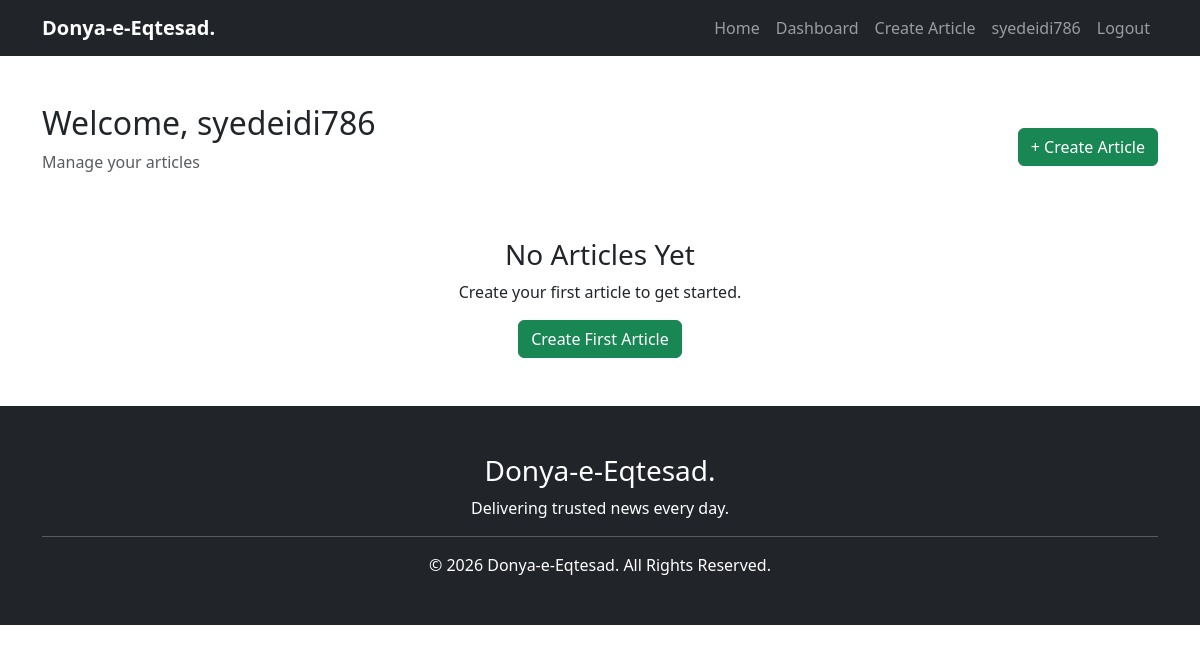
Page /dashboard/ (signed in) on the earlier database version.
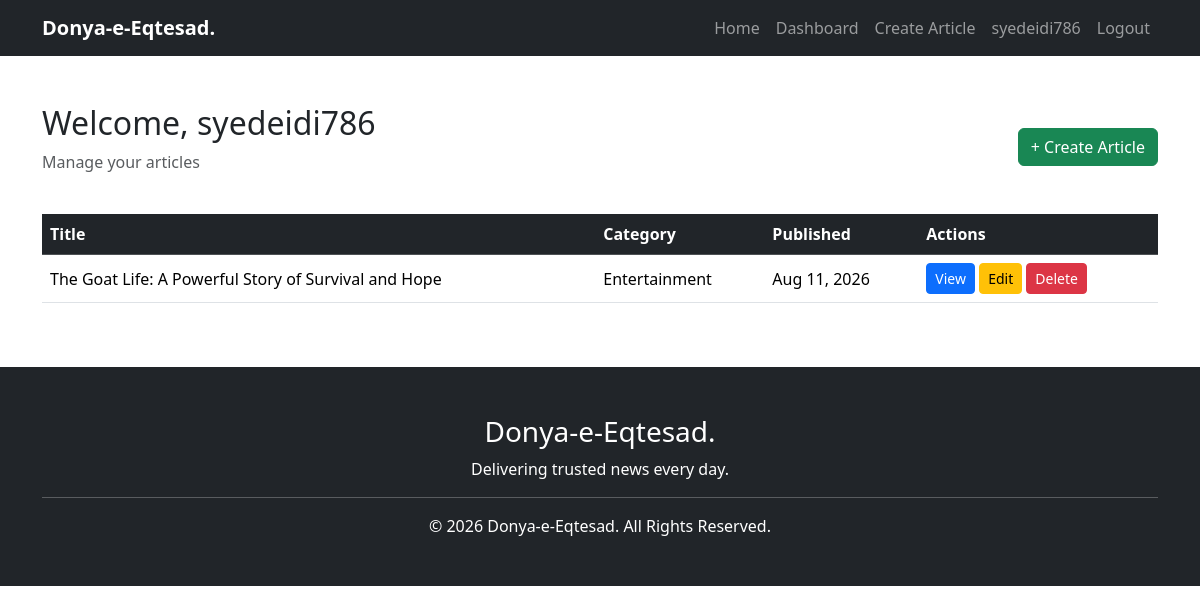
Same page on the later database version.
### articles/models.py (models this page shows, shortened)
class Article(models.Model):
    CATEGORY_CHOICES = [
        ("Politics", "Politics"),
        ("Sports", "Sports"),
        ("Technology", "Technology"),
        ("Business", "Business"),
        ("Entertainment", "Entertainment"),
        ("World", "World"),
        ("Health", "Health"),
    ]
    title = models.CharField(max_length=200)
    body = models.TextField()
    image = models.ImageField(
        upload_to="articles/",
        blank=True,
        null=True,
    )
    likes = models.ManyToManyField(
        settings.AUTH_USER_MODEL,
        related_name="liked_articles",
        blank=True,
    )
    category = models.CharField(
        max_length=20,
        choices=CATEGORY_CHOICES,
        default="World",
    )
    author = models.ForeignKey(
        settings.AUTH_USER_MODEL,
        on_delete=models.CASCADE,
    )
    created_at = models.DateTimeField(auto_now_add=True)
    updated_at = models.DateTimeField(auto_now=True)

### articles/views.py (the view)
@login_required
def dashboard(request):
    articles = Article.objects.filter(
        author=request.user
    ).order_by("-created_at")
    return render(
        request,
        "articles/dashboard.html",
        {
            "articles": articles,
        },
    )

### templates/articles/dashboard.html (shortened to what this page needs)
{% extends "base.html" %}
{% block content %}
<div class="container mt-5">
    <div class="d-flex justify-content-between align-items-center mb-4">
        <div>
            <h2>Welcome, {{ user.username }}</h2>
            <p class="text-muted">
                Manage your articles
            </p>
        </div>
        <a href="{% url 'article_create' %}" class="btn btn-success">
            + Create Article
        </a>
    </div>
    {% if articles %}
    <div class="table-responsive">
        <table class="table table-hover align-middle">
            <thead class="table-dark">
                <tr>
                    <th>Title</th>
                    <th>Category</th>
                    <th>Published</th>
                    <th>Actions</th>
                </tr>
            </thead>
            <tbody>
            {% for article in articles %}
                <tr>
                    <td>{{ article.title }}</td>
                    <td>{{ article.category }}</td>
                    <td>{{ article.created_at|date:"M d, Y" }}</td>
                    <td>
                        <a href="{% url 'article_detail' article.id %}"
                           class="btn btn-primary btn-sm">
                            View
                        </a>
                        <a href="{% url 'article_update' article.id %}"
                           class="btn btn-warning btn-sm">
                            Edit
                        </a>
                        <a href="{% url 'article_delete' article.id %}"
                           class="btn btn-danger btn-sm">
                            Delete
                        </a>
                    </td>
                </tr>
            {% endfor %}
            </tbody>
        </table>
    </div>
    {% else %}
        <div class="text-center mt-5">
            <h3>No Articles Yet</h3>
            <p>Create your first article to get started.</p>
            <a href="{% url 'article_create' %}" class="btn btn-success">
                Create First Article
            </a>
        </div>
    {% endif %}
</div>
{% endblock %}

### templates/base.html (shortened to what this page needs)
<!DOCTYPE html>
<html lang="en">
<head>
    {% load static %}
    <link href="https://cdn.jsdelivr.net/npm/bootstrap@5.3.7/dist/css/bootstrap.min.css" rel="stylesheet">
</head>
<body>
{% include "includes/navbar.html" %}
{% block content %}
{% endblock %}
{% include "includes/footer.html" %}
</body>
</html>

### templates/includes/navbar.html (shortened to what this page needs)
<nav class="navbar navbar-expand-lg navbar-dark bg-dark">
  <div class="container">
   <a class="navbar-brand fw-bold" href="{% url 'home' %}">
     Donya-e-Eqtesad.
</a>
    <div class="collapse navbar-collapse" id="navbarNav">
      <ul class="navbar-nav ms-auto">
        <li class="nav-item">
          <a class="nav-link" href="/"> Home </a>
        </li>
{% if user.is_authenticated %}
<li class="nav-item">
    <a class="nav-link" href="{% url 'dashboard' %}">
         Dashboard
    </a>
</li>
<li class="nav-item">
    <a class="nav-link" href="{% url 'article_create' %}">
         Create Article
    </a>
</li>
<li class="nav-item">
    <span class="nav-link">
         {{ user.username }}
    </span>
</li>
<li class="nav-item">
    <form action="{% url 'logout' %}" method="post">
        <button class="btn btn-link nav-link">
             Logout
        </button>
    </form>
</li>
{% endif %}
      </ul>
    </div>
  </div>
</nav>

### templates/includes/footer.html
<footer class="bg-dark text-white mt-5">
<div class="container py-5 text-center">
<h3>
Donya-e-Eqtesad.
</h3>
<p>
Delivering trusted news every day.
</p>
<hr>
<p class="mb-0">
© 2026 Donya-e-Eqtesad. All Rights Reserved.
</p>
</div>
</footer>

Differences in the rows shown:
added Article: title "The Goat Life: A Powerful Story of Survival and Hope", category "Entertainment", created_at "Aug 11, 2026"
Other differences:
text no longer shown: "No Articles Yet Create your first article to get started. Create First Article"
text now shown: "Title Category Published Actions"
